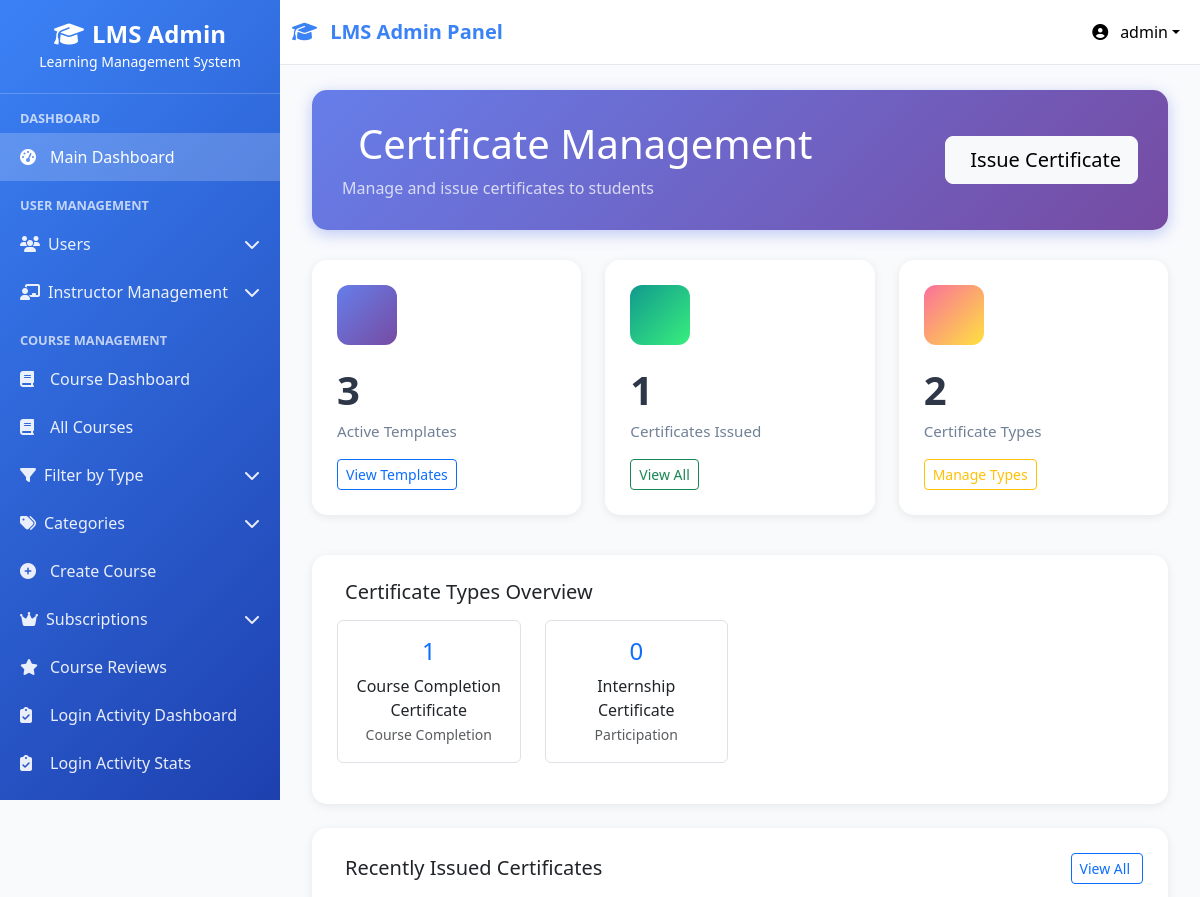
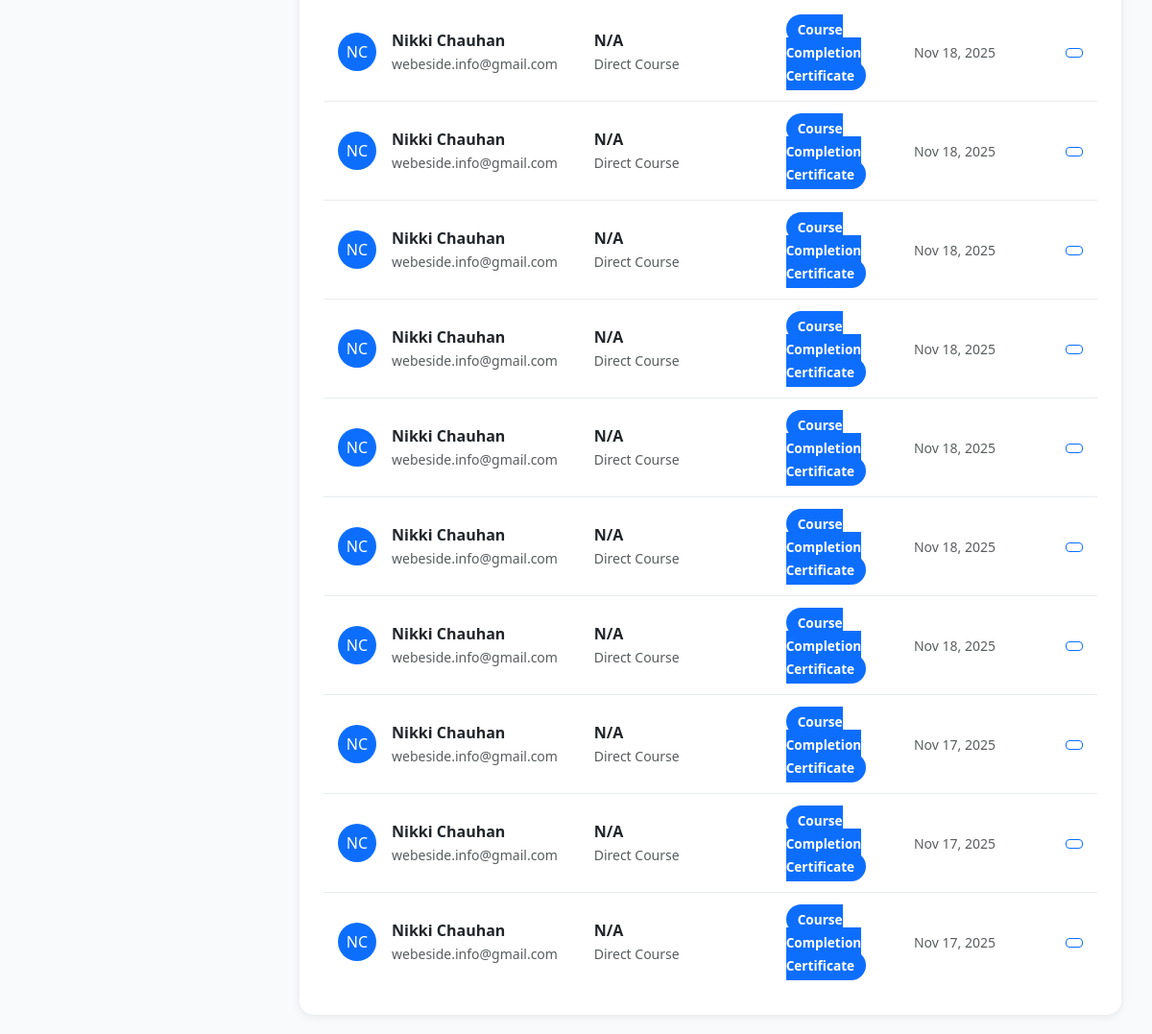
Page /certificates/admin/dashboard/ (signed in) on the committed database (2 pictures, top to bottom).
### userss/models.py (models this page shows, shortened)
class CustomUser(AbstractUser):
    ROLE_CHOICES = (
    ("superadmin", "Super Admin"),
    ("instructor", "Instructor"),
    ("student", "Student"),
    ("webinar_user", "Webinar User"),  # Add this line
)
    role = models.CharField(max_length=20, choices=ROLE_CHOICES, default="student")
    phone_number = models.CharField(max_length=15, blank=True, null=True)
    profile_picture = models.ImageField(
        upload_to="profile_pics/", blank=True, null=True
    )
    bio = models.TextField(max_length=500, blank=True)
    date_of_birth = models.DateField(blank=True, null=True)
    address = models.TextField(max_length=200, blank=True)
    created_by = models.ForeignKey(
        "self",
        on_delete=models.SET_NULL,
        null=True,
        blank=True,
        related_name="created_users",
    )
    updated_at = models.DateTimeField(auto_now=True)
    class Meta:
        ordering = ["-date_joined"]
        verbose_name = "User"
        verbose_name_plural = "Users"

### certificates/models.py (models this page shows, shortened)
class CertificateType(models.Model):
    TYPE_CHOICES = [
        ('completion', 'Course Completion'),
        ('achievement', 'Achievement'),
        ('participation', 'Participation'),
        ('excellence', 'Excellence'),
        ('custom', 'Custom'),
    ]
    name = models.CharField(max_length=200)
    type_code = models.CharField(max_length=50, choices=TYPE_CHOICES, default='completion')
    description = models.TextField(blank=True)
    is_active = models.BooleanField(default=True)
    created_at = models.DateTimeField(auto_now_add=True)
    created_by = models.ForeignKey(User, on_delete=models.SET_NULL, null=True)
    class Meta:
        ordering = ['name']

class IssuedCertificate(models.Model):
    STATUS_CHOICES = [
        ('active', 'Active'),
        ('revoked', 'Revoked'),
        ('expired', 'Expired'),
    ]
    certificate_id = models.CharField(max_length=100, unique=True, editable=False)
    template = models.ForeignKey(CertificateTemplate, on_delete=models.PROTECT)
    certificate_type = models.ForeignKey(CertificateType, on_delete=models.PROTECT)
    student = models.ForeignKey(User, on_delete=models.CASCADE, related_name='certificates')
    course = models.ForeignKey('courses.Course', on_delete=models.SET_NULL, null=True, blank=True)
    batch = models.ForeignKey('courses.Batch', on_delete=models.SET_NULL, null=True, blank=True)
    student_name = models.CharField(max_length=200)  # Stored for consistency
    course_name = models.CharField(max_length=200, blank=True)
    batch_name = models.CharField(max_length=200, blank=True)
    issue_date = models.DateField(default=timezone.now)
    completion_date = models.DateField(blank=True, null=True)
    grade = models.CharField(max_length=50, blank=True, help_text="Student grade (A+, 95%, etc.)")
    duration = models.CharField(max_length=100, blank=True, help_text="Course duration (3 Months, 12 Weeks)")
    remarks = models.TextField(blank=True)
    generated_pdf = models.FileField(upload_to='certificates/issued/', blank=True, null=True)
    status = models.CharField(max_length=20, choices=STATUS_CHOICES, default='active')
    is_active = models.BooleanField(default=True)
    issued_by = models.ForeignKey(User, on_delete=models.SET_NULL, null=True, related_name='certificates_issued')
    issued_at = models.DateTimeField(auto_now_add=True)
    verification_code = models.CharField(max_length=100, unique=True, editable=False)
    class Meta:
        ordering = ['-issued_at']
        indexes = [
            models.Index(fields=['certificate_id']),
            models.Index(fields=['student', 'status']),
        ]

### certificates/views.py (the view)
# urls.py: path('admin/dashboard/', views.admin_certificate_dashboard, name='admin_dashboard'),
@login_required
def admin_certificate_dashboard(request):
    if request.user.role != 'superadmin':
        return redirect('user_login')
    total_templates = CertificateTemplate.objects.filter(is_active=True).count()
    total_issued = IssuedCertificate.objects.filter(status='active').count()
    total_types = CertificateType.objects.filter(is_active=True).count()
    recent_issued = IssuedCertificate.objects.select_related(
        'student', 'course', 'batch', 'issued_by'
    ).order_by('-issued_at')[:10]
    types_with_counts = CertificateType.objects.annotate(
        issued_count=Count('issuedcertificate', filter=Q(issuedcertificate__status='active'))
    ).filter(is_active=True)
    context = {
        'total_templates': total_templates,
        'total_issued': total_issued,
        'total_types': total_types,
        'recent_issued': recent_issued,
        'types_with_counts': types_with_counts,
    }
    return render(request, 'admin/dashboard.html', context)

### certificates/templates/admin/dashboard.html (shortened to what this page needs)
{% extends 'base.html' %}
{% load static %}
{% block content %}
<div class="container-fluid">
    <div class="page-header">
        <div class="d-flex justify-content-between align-items-center">
            <div>
                <h1 class="mb-2">
                    Certificate Management
                </h1>
                <p class="mb-0 opacity-75">Manage and issue certificates to students</p>
            </div>
            <div>
                <a href="{% url 'certificates:admin_issue' %}" class="btn btn-light btn-lg">
                    Issue Certificate
                </a>
            </div>
        </div>
    </div>
    <div class="row mb-4">
        <div class="col-lg-4 col-md-6 mb-3">
            <div class="stat-card">
                <div class="stat-icon primary">
                </div>
                <div class="stat-value">{{ total_templates }}</div>
                <div class="stat-label">Active Templates</div>
                <a href="{% url 'certificates:admin_templates' %}" class="btn btn-sm btn-outline-primary mt-3">
                    View Templates
                </a>
            </div>
        </div>
        <div class="col-lg-4 col-md-6 mb-3">
            <div class="stat-card">
                <div class="stat-icon success">
                </div>
                <div class="stat-value">{{ total_issued }}</div>
                <div class="stat-label">Certificates Issued</div>
                <a href="{% url 'certificates:admin_issued' %}" class="btn btn-sm btn-outline-success mt-3">
                    View All
                </a>
            </div>
        </div>
        <div class="col-lg-4 col-md-6 mb-3">
            <div class="stat-card">
                <div class="stat-icon warning">
                </div>
                <div class="stat-value">{{ total_types }}</div>
                <div class="stat-label">Certificate Types</div>
                <a href="{% url 'certificates:admin_types' %}" class="btn btn-sm btn-outline-warning mt-3">
                    Manage Types
                </a>
            </div>
        </div>
    </div>
    <div class="row mb-4">
        <div class="col-12">
            <div class="recent-card">
                <h5 class="mb-3">
                    Certificate Types Overview
                </h5>
                <div class="row">
                    {% for type in types_with_counts %}
                    <div class="col-md-3 mb-3">
                        <div class="text-center p-3 border rounded">
                            <h4 class="text-primary">{{ type.issued_count }}</h4>
                            <p class="mb-0">{{ type.name }}</p>
                            <small class="text-muted">{{ type.get_type_code_display }}</small>
                        </div>
                    </div>
                    {% endfor %}
                </div>
            </div>
        </div>
    </div>
    <div class="row">
        <div class="col-12">
            <div class="recent-card">
                <div class="d-flex justify-content-between align-items-center mb-3">
                    <h5 class="mb-0">
                        Recently Issued Certificates
                    </h5>
                    <a href="{% url 'certificates:admin_issued' %}" class="btn btn-sm btn-outline-primary">
                        View All
                    </a>
                </div>
                {% if recent_issued %}
                    {% for cert in recent_issued %}
                    <div class="cert-item">
                        <div class="row align-items-center">
                            <div class="col-md-4">
                                <div class="d-flex align-items-center">
                                    <div class="bg-primary text-white rounded-circle d-flex align-items-center justify-content-center me-3"
                                         style="width: 40px; height: 40px;">
                                        {{ cert.student.first_name|slice:":1" }}{{ cert.student.last_name|slice:":1" }}
                                    </div>
                                    <div>
                                        <div class="fw-bold">{{ cert.student_name }}</div>
                                        <small class="text-muted">{{ cert.student.email }}</small>
                                    </div>
                                </div>
                            </div>
                            <div class="col-md-3">
                                <div class="fw-bold">{{ cert.course_name|default:"N/A" }}</div>
                                <small class="text-muted">{{ cert.batch_name|default:"Direct Course" }}</small>
                            </div>
                            <div class="col-md-2">
                                <span class="type-badge bg-primary text-white">
                                    {{ cert.certificate_type.name }}
                                </span>
                            </div>
                            <div class="col-md-2">
                                <small class="text-muted">{{ cert.issued_at|date:"M d, Y" }}</small>
                            </div>
                            <div class="col-md-1 text-end">
                                <a href="{% url 'certificates:view' cert.id %}" class="btn btn-sm btn-outline-primary">
                                </a>
                            </div>
                        </div>
                    </div>
                    {% endfor %}
                {% else %}
                    <div class="text-center py-5 text-muted">
                        <i class="bi bi-inbox" style="font-size: 3rem;"></i>
                        <p class="mt-3">No certificates issued yet</p>
                    </div>
                {% endif %}
            </div>
        </div>
    </div>
</div>
{% endblock %}

### userss/templates/base.html (shortened to what this page needs)
<!DOCTYPE html>
<html lang="en">
<head>
    <link href="https://cdnjs.cloudflare.com/ajax/libs/bootstrap/5.3.0/css/bootstrap.min.css" rel="stylesheet">
    <link href="https://cdnjs.cloudflare.com/ajax/libs/font-awesome/6.4.0/css/all.min.css" rel="stylesheet">
</head>
<body>
    <nav class="navbar navbar-expand-lg navbar-light">
        <div class="container-fluid">
            <a class="navbar-brand" href="{% url 'admin_dashboard' %}">
                <i class="fas fa-graduation-cap me-2"></i>
                LMS Admin Panel
            </a>
            <div class="navbar-nav ms-auto">
                <div class="nav-item dropdown">
                    <a class="nav-link dropdown-toggle" href="#" role="button" data-bs-toggle="dropdown"
                        style="color: black !important;">
                        <i class="fas fa-user-circle me-2"></i>
                        {{ user.username|default:"Admin" }}
                    </a>
                </div>
            </div>
        </div>
    </nav>
    <div class="sidebar" id="sidebar">
        <div class="sidebar-header">
            <h4><i class="fas fa-graduation-cap me-2"></i>LMS Admin</h4>
            <small>Learning Management System</small>
        </div>
        <div class="sidebar-content">
            <div class="nav-section">Dashboard</div>
            <a class="nav-link {% if request.resolver_match.url_name == 'admin_dashboard' %}active{% endif %}"
                href="{% url 'admin_dashboard' %}">
                <i class="fas fa-tachometer-alt"></i>
                Main Dashboard
            </a>
            <div class="nav-section">User Management</div>
            <div class="submenu" data-submenu="users">
                <div class="submenu-toggle">
                    <span><i class="fas fa-users me-2"></i>Users</span>
                    <i class="fas fa-chevron-down"></i>
                </div>
            </div>
            <div class="submenu" data-submenu="instructor-management">
                <div class="submenu-toggle">
                    <span><i class="fas fa-chalkboard-teacher me-2"></i>Instructor Management</span>
                    <i class="fas fa-chevron-down"></i>
                </div>
            </div>
            <div class="nav-section">Course Management</div>
            <a class="nav-link {% if 'course_dashboard' in request.resolver_match.url_name %}active{% endif %}"
                href="{% url 'courses:course_dashboard' %}">
                <i class="fas fa-book"></i>
                Course Dashboard
            </a>
            <a class="nav-link {% if 'manage_courses' in request.resolver_match.url_name %}active{% endif %}"
                href="{% url 'courses:manage_courses' %}">
                <i class="fas fa-book"></i>
                All Courses
            </a>
            <div class="submenu" data-submenu="course-types">
                <div class="submenu-toggle">
                    <span><i class="fas fa-filter me-2"></i>Filter by Type</span>
                    <i class="fas fa-chevron-down"></i>
                </div>
            </div>
            <div class="submenu" data-submenu="categories">
                <div class="submenu-toggle">
                    <span><i class="fas fa-tags me-2"></i>Categories</span>
                    <i class="fas fa-chevron-down"></i>
                </div>
            </div>
            <a class="nav-link {% if 'create_course' in request.resolver_match.url_name %}active{% endif %}"
                href="{% url 'courses:create_course' %}">
                <i class="fas fa-plus-circle"></i>
                Create Course
            </a>
            {% if request.user.role == 'superadmin' %}
            <div class="submenu" data-submenu="subscriptions">
                <div class="submenu-toggle">
                    <span><i class="fas fa-crown me-2"></i>Subscriptions</span>
                    <i class="fas fa-chevron-down"></i>
                </div>
            </div>
            {% endif %}
            {% if request.user.role in 'superadmin,instructor' %}
            <a class="nav-link {% if 'course_reviews' in request.resolver_match.url_name %}active{% endif %}"
                href="{% url 'courses:course_reviews' %}">
                <i class="fas fa-star"></i>
                Course Reviews
            </a>
            {% endif %}
            {% if request.user.role == 'superadmin' %}
            <a class="nav-link {% if 'attendance_dashboard' in request.resolver_match.url_name %}active{% endif %}"
                href="{% url 'courses:attendance_dashboard' %}">
                <i class="fas fa-clipboard-check"></i>
                Login Activity Dashboard
            </a>
            <a class="nav-link {% if 'attendance_status' in request.resolver_match.url_name %}active{% endif %}"
                href="{% url 'courses:attendance_status' %}">
                <i class="fas fa-clipboard-check"></i>
                Login Activity Stats
            </a>
            {% endif %}
            <div class="submenu" data-submenu="batches">
                <div class="submenu-toggle">
                </div>
            </div>
        </div>
    </div>
    <div class="main-content">
        {% block content %}
        {% endblock %}
    </div>
</body>
</html>

### rows in the picture
CustomUser: username "admin"
CertificateType: issued_count "1", name "Course Completion Certificate", type_code "Course Completion"
CertificateType: issued_count "0", name "Internship Certificate", type_code "Participation"
IssuedCertificate: student.first_name "N", student.last_name "C", student_name "Nikki Chauhan", student.email "webeside.info@gmail.com", course_name "N/A", batch_name "Direct Course", certificate_type.name "Course Completion Certificate", issued_at "Nov 18, 2025"
IssuedCertificate: student.first_name "N", student.last_name "C", student_name "Nikki Chauhan", student.email "webeside.info@gmail.com", course_name "N/A", batch_name "Direct Course", certificate_type.name "Course Completion Certificate", issued_at "Nov 18, 2025"
IssuedCertificate: student.first_name "N", student.last_name "C", student_name "Nikki Chauhan", student.email "webeside.info@gmail.com", course_name "N/A", batch_name "Direct Course", certificate_type.name "Course Completion Certificate", issued_at "Nov 18, 2025"
IssuedCertificate: student.first_name "N", student.last_name "C", student_name "Nikki Chauhan", student.email "webeside.info@gmail.com", course_name "N/A", batch_name "Direct Course", certificate_type.name "Course Completion Certificate", issued_at "Nov 18, 2025"
IssuedCertificate: student.first_name "N", student.last_name "C", student_name "Nikki Chauhan", student.email "webeside.info@gmail.com", course_name "N/A", batch_name "Direct Course", certificate_type.name "Course Completion Certificate", issued_at "Nov 18, 2025"
IssuedCertificate: student.first_name "N", student.last_name "C", student_name "Nikki Chauhan", student.email "webeside.info@gmail.com", course_name "N/A", batch_name "Direct Course", certificate_type.name "Course Completion Certificate", issued_at "Nov 18, 2025"
IssuedCertificate: student.first_name "N", student.last_name "C", student_name "Nikki Chauhan", student.email "webeside.info@gmail.com", course_name "N/A", batch_name "Direct Course", certificate_type.name "Course Completion Certificate", issued_at "Nov 18, 2025"
IssuedCertificate: student.first_name "N", student.last_name "C", student_name "Nikki Chauhan", student.email "webeside.info@gmail.com", course_name "N/A", batch_name "Direct Course", certificate_type.name "Course Completion Certificate", issued_at "Nov 17, 2025"
IssuedCertificate: student.first_name "N", student.last_name "C", student_name "Nikki Chauhan", student.email "webeside.info@gmail.com", course_name "N/A", batch_name "Direct Course", certificate_type.name "Course Completion Certificate", issued_at "Nov 17, 2025"
IssuedCertificate: student.first_name "N", student.last_name "C", student_name "Nikki Chauhan", student.email "webeside.info@gmail.com", course_name "N/A", batch_name "Direct Course", certificate_type.name "Course Completion Certificate", issued_at "Nov 17, 2025"

### other values in the picture
{{ total_templates }} "3"
{{ total_issued }} "1"
{{ total_types }} "2"
